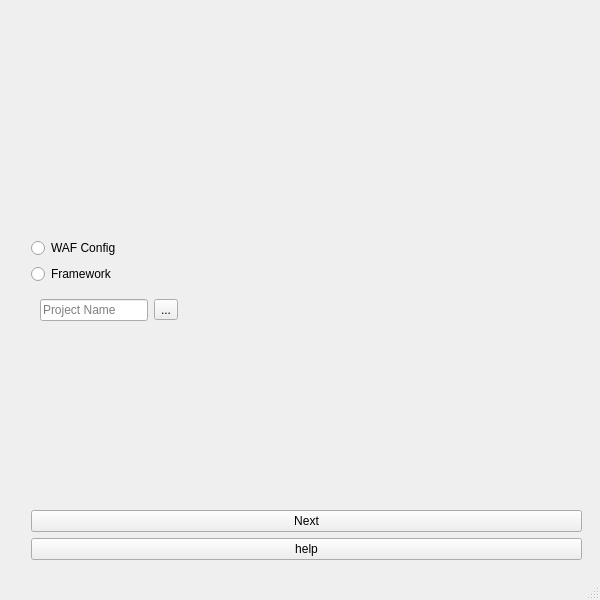
<?xml version="1.0" encoding="UTF-8"?>
<ui version="4.0">
 <class>MainWindow</class>
 <widget class="QMainWindow" name="MainWindow">
  <property name="geometry">
   <rect>
    <x>0</x>
    <y>0</y>
    <width>600</width>
    <height>600</height>
   </rect>
  </property>
  <property name="minimumSize">
   <size>
    <width>600</width>
    <height>600</height>
   </size>
  </property>
  <property name="maximumSize">
   <size>
    <width>600</width>
    <height>600</height>
   </size>
  </property>
  <property name="windowTitle">
   <string>Secuirty Tools</string>
  </property>
  <property name="windowIcon">
   <iconset>
    <normaloff>assets/hacker.png</normaloff>assets/hacker.png</iconset>
  </property>
  <property name="styleSheet">
   <string notr="true"/>
  </property>
  <property name="unifiedTitleAndToolBarOnMac">
   <bool>false</bool>
  </property>
  <widget class="QWidget" name="centralwidget">
   <layout class="QGridLayout" name="gridLayout_2">
    <item row="0" column="1">
     <widget class="QStackedWidget" name="stackedWidget">
      <property name="styleSheet">
       <string notr="true">font: 18pt &quot;Sakkal Majalla&quot;;</string>
      </property>
      <property name="frameShape">
       <enum>QFrame::NoFrame</enum>
      </property>
      <property name="frameShadow">
       <enum>QFrame::Plain</enum>
      </property>
      <property name="currentIndex">
       <number>0</number>
      </property>
      <widget class="QWidget" name="Home">
       <layout class="QGridLayout" name="gridLayout_14">
        <item row="0" column="0" colspan="2">
         <widget class="QLabel" name="label">
          <property name="text">
           <string/>
          </property>
          <property name="pixmap">
           <pixmap>assets/pentesting.png</pixmap>
          </property>
         </widget>
        </item>
        <item row="1" column="0" rowspan="5">
         <widget class="QLabel" name="label_2">
          <property name="text">
           <string/>
          </property>
          <property name="pixmap">
           <pixmap>assets/hacker.png</pixmap>
          </property>
         </widget>
        </item>
        <item row="1" column="1">
         <widget class="QRadioButton" name="WafRadio">
          <property name="cursor">
           <cursorShape>PointingHandCursor</cursorShape>
          </property>
          <property name="text">
           <string>WAF Config</string>
          </property>
          <property name="autoExclusive">
           <bool>true</bool>
          </property>
         </widget>
        </item>
        <item row="2" column="1">
         <widget class="QRadioButton" name="FrameRadio">
          <property name="cursor">
           <cursorShape>PointingHandCursor</cursorShape>
          </property>
          <property name="text">
           <string>Framework</string>
          </property>
          <property name="autoExclusive">
           <bool>true</bool>
          </property>
         </widget>
        </item>
        <item row="3" column="1">
         <widget class="QWidget" name="chooseProject" native="true">
          <layout class="QFormLayout" name="formLayout_3">
           <item row="0" column="0">
            <widget class="QLineEdit" name="projectName">
             <property name="placeholderText">
              <string>Project Name</string>
             </property>
            </widget>
           </item>
           <item row="0" column="1">
            <widget class="QToolButton" name="filebtn">
             <property name="cursor">
              <cursorShape>PointingHandCursor</cursorShape>
             </property>
             <property name="text">
              <string>...</string>
             </property>
             <property name="autoRaise">
              <bool>false</bool>
             </property>
            </widget>
           </item>
          </layout>
         </widget>
        </item>
        <item row="4" column="1">
         <widget class="QPushButton" name="WAFbtn">
          <property name="cursor">
           <cursorShape>PointingHandCursor</cursorShape>
          </property>
          <property name="text">
           <string>Next</string>
          </property>
         </widget>
        </item>
        <item row="5" column="1">
         <widget class="QPushButton" name="helpbtn">
          <property name="cursor">
           <cursorShape>PointingHandCursor</cursorShape>
          </property>
          <property name="text">
           <string>help</string>
          </property>
          <property name="autoDefault">
           <bool>false</bool>
          </property>
          <property name="default">
           <bool>false</bool>
          </property>
          <property name="flat">
           <bool>false</bool>
          </property>
         </widget>
        </item>
       </layout>
      </widget>
      <widget class="QWidget" name="WAF">
       <layout class="QGridLayout" name="gridLayout_15">
        <item row="0" column="0">
         <widget class="QLineEdit" name="Ip">
          <property name="text">
           <string/>
          </property>
          <property name="placeholderText">
           <string>Ip (198.168.1.1)</string>
          </property>
         </widget>
        </item>
        <item row="0" column="1">
         <widget class="QLineEdit" name="port">
          <property name="placeholderText">
           <string>Port (8080)</string>
          </property>
         </widget>
        </item>
        <item row="1" column="0">
         <widget class="QPushButton" name="BackHomebtn">
          <property name="cursor">
           <cursorShape>PointingHandCursor</cursorShape>
          </property>
          <property name="text">
           <string>Back</string>
          </property>
         </widget>
        </item>
        <item row="1" column="1">
         <widget class="QPushButton" name="Savebtn">
          <property name="cursor">
           <cursorShape>PointingHandCursor</cursorShape>
          </property>
          <property name="text">
           <string>Start</string>
          </property>
         </widget>
        </item>
       </layout>
      </widget>
      <widget class="QWidget" name="FrameWork">
       <layout class="QGridLayout" name="gridLayout">
        <item row="1" column="0">
         <widget class="QTabWidget" name="Tools">
          <property name="cursor">
           <cursorShape>PointingHandCursor</cursorShape>
          </property>
          <property name="tabPosition">
           <enum>QTabWidget::North</enum>
          </property>
          <property name="tabShape">
           <enum>QTabWidget::Rounded</enum>
          </property>
          <property name="currentIndex">
           <number>1</number>
          </property>
          <property name="documentMode">
           <bool>true</bool>
          </property>
          <property name="movable">
           <bool>true</bool>
          </property>
          <property name="tabBarAutoHide">
           <bool>true</bool>
          </property>
          <widget class="QWidget" name="recogn_tab">
           <attribute name="title">
            <string>Recon</string>
           </attribute>
           <layout class="QGridLayout" name="gridLayout_6">
            <item row="2" column="2">
             <widget class="QWidget" name="widget" native="true">
              <layout class="QGridLayout" name="gridLayout_3">
               <item row="0" column="0">
                <widget class="QPushButton" name="reconbtn">
                 <property name="cursor">
                  <cursorShape>PointingHandCursor</cursorShape>
                 </property>
                 <property name="text">
                  <string>Submit</string>
                 </property>
                </widget>
               </item>
              </layout>
             </widget>
            </item>
            <item row="2" column="0" colspan="2">
             <widget class="QWidget" name="widget_single_domain" native="true">
              <layout class="QGridLayout" name="gridLayout_4">
               <item row="0" column="0">
                <widget class="QLineEdit" name="target_line">
                 <property name="placeholderText">
                  <string>Enter Target (Ex: google.com)</string>
                 </property>
                </widget>
               </item>
               <item row="2" column="0">
                <widget class="QWidget" name="widget_list_domain" native="true">
                 <layout class="QFormLayout" name="formLayout_2">
                  <item row="0" column="0">
                   <widget class="QLabel" name="label_3">
                    <property name="text">
                     <string>Choose File</string>
                    </property>
                   </widget>
                  </item>
                  <item row="0" column="1">
                   <widget class="QToolButton" name="chooseFile">
                    <property name="cursor">
                     <cursorShape>PointingHandCursor</cursorShape>
                    </property>
                    <property name="text">
                     <string>...</string>
                    </property>
                   </widget>
                  </item>
                 </layout>
                </widget>
               </item>
              </layout>
             </widget>
            </item>
            <item row="0" column="0" colspan="3">
             <widget class="QGroupBox" name="groupBox">
              <property name="title">
               <string>Options</string>
              </property>
              <layout class="QGridLayout" name="gridLayout_5">
               <item row="0" column="0" colspan="2">
                <widget class="QCheckBox" name="Live_subdomain">
                 <property name="cursor">
                  <cursorShape>PointingHandCursor</cursorShape>
                 </property>
                 <property name="text">
                  <string>Live Subdomain</string>
                 </property>
                </widget>
               </item>
               <item row="1" column="0">
                <widget class="QCheckBox" name="Screenshot">
                 <property name="cursor">
                  <cursorShape>PointingHandCursor</cursorShape>
                 </property>
                 <property name="text">
                  <string>Screenshot</string>
                 </property>
                </widget>
               </item>
               <item row="1" column="1">
                <widget class="QCheckBox" name="Endpoint">
                 <property name="cursor">
                  <cursorShape>PointingHandCursor</cursorShape>
                 </property>
                 <property name="text">
                  <string>End points</string>
                 </property>
                </widget>
               </item>
               <item row="2" column="0">
                <widget class="QCheckBox" name="Js_files">
                 <property name="cursor">
                  <cursorShape>PointingHandCursor</cursorShape>
                 </property>
                 <property name="text">
                  <string>JS Files</string>
                 </property>
                </widget>
               </item>
               <item row="2" column="1">
                <widget class="QCheckBox" name="Parameter">
                 <property name="cursor">
                  <cursorShape>PointingHandCursor</cursorShape>
                 </property>
                 <property name="text">
                  <string>Parameter</string>
                 </property>
                </widget>
               </item>
              </layout>
             </widget>
            </item>
            <item row="1" column="1" colspan="2">
             <widget class="QRadioButton" name="listRadio">
              <property name="cursor">
               <cursorShape>PointingHandCursor</cursorShape>
              </property>
              <property name="text">
               <string>List of Domain</string>
              </property>
              <property name="checkable">
               <bool>true</bool>
              </property>
              <property name="autoRepeat">
               <bool>false</bool>
              </property>
              <property name="autoExclusive">
               <bool>true</bool>
              </property>
             </widget>
            </item>
            <item row="1" column="0">
             <widget class="QRadioButton" name="singleRadio">
              <property name="enabled">
               <bool>true</bool>
              </property>
              <property name="cursor">
               <cursorShape>PointingHandCursor</cursorShape>
              </property>
              <property name="text">
               <string>Single Domain</string>
              </property>
              <property name="checkable">
               <bool>true</bool>
              </property>
              <property name="checked">
               <bool>false</bool>
              </property>
              <property name="autoRepeat">
               <bool>false</bool>
              </property>
              <property name="autoExclusive">
               <bool>true</bool>
              </property>
             </widget>
            </item>
           </layout>
          </widget>
          <widget class="QWidget" name="attack_tab">
           <attribute name="title">
            <string>Attack</string>
           </attribute>
           <layout class="QGridLayout" name="gridLayout_7">
            <item row="3" column="0">
             <widget class="QPushButton" name="BackHomebtn_2">
              <property name="cursor">
               <cursorShape>PointingHandCursor</cursorShape>
              </property>
              <property name="text">
               <string>Back</string>
              </property>
             </widget>
            </item>
            <item row="0" column="0">
             <widget class="QTabWidget" name="tabWidget">
              <property name="cursor">
               <cursorShape>PointingHandCursor</cursorShape>
              </property>
              <property name="currentIndex">
               <number>1</number>
              </property>
              <widget class="QWidget" name="Directory">
               <attribute name="title">
                <string>Directory</string>
               </attribute>
               <layout class="QGridLayout" name="gridLayout_8">
                <item row="0" column="0">
                 <widget class="QLineEdit" name="URL_D">
                  <property name="placeholderText">
                   <string>Enter URL (https://google.com/)</string>
                  </property>
                 </widget>
                </item>
                <item row="0" column="1">
                 <widget class="QPushButton" name="start_D">
                  <property name="cursor">
                   <cursorShape>PointingHandCursor</cursorShape>
                  </property>
                  <property name="text">
                   <string>Submit</string>
                  </property>
                 </widget>
                </item>
                <item row="1" column="0">
                 <widget class="QComboBox" name="list_D">
                  <property name="cursor">
                   <cursorShape>PointingHandCursor</cursorShape>
                  </property>
                  <item>
                   <property name="text">
                    <string>Choose List</string>
                   </property>
                  </item>
                  <item>
                   <property name="text">
                    <string>Directories</string>
                   </property>
                  </item>
                  <item>
                   <property name="text">
                    <string>Php files</string>
                   </property>
                  </item>
                  <item>
                   <property name="text">
                    <string>JS files</string>
                   </property>
                  </item>
                  <item>
                   <property name="text">
                    <string>Asp.net files</string>
                   </property>
                  </item>
                  <item>
                   <property name="text">
                    <string>HTML files</string>
                   </property>
                  </item>
                  <item>
                   <property name="text">
                    <string>XML files</string>
                   </property>
                  </item>
                 </widget>
                </item>
                <item row="1" column="1">
                 <widget class="QWidget" name="widget_2" native="true">
                  <property name="maximumSize">
                   <size>
                    <width>16777215</width>
                    <height>398</height>
                   </size>
                  </property>
                  <layout class="QHBoxLayout" name="horizontalLayout">
                   <item>
                    <widget class="QLabel" name="label_4">
                     <property name="text">
                      <string>Choose File</string>
                     </property>
                    </widget>
                   </item>
                   <item>
                    <widget class="QToolButton" name="File_D">
                     <property name="cursor">
                      <cursorShape>PointingHandCursor</cursorShape>
                     </property>
                     <property name="text">
                      <string>...</string>
                     </property>
                    </widget>
                   </item>
                  </layout>
                 </widget>
                </item>
               </layout>
              </widget>
              <widget class="QWidget" name="Takeover">
               <attribute name="title">
                <string>Takeover</string>
               </attribute>
               <layout class="QHBoxLayout" name="horizontalLayout_3">
                <item>
                 <widget class="QLineEdit" name="takeover_url">
                  <property name="placeholderText">
                   <string>Enter Domain (google.com)</string>
                  </property>
                 </widget>
                </item>
                <item>
                 <widget class="QWidget" name="widget_3" native="true">
                  <layout class="QHBoxLayout" name="horizontalLayout_2">
                   <item>
                    <widget class="QLabel" name="label_5">
                     <property name="text">
                      <string>Choose File</string>
                     </property>
                    </widget>
                   </item>
                   <item>
                    <widget class="QToolButton" name="choose_take_over_file">
                     <property name="cursor">
                      <cursorShape>PointingHandCursor</cursorShape>
                     </property>
                     <property name="text">
                      <string>...</string>
                     </property>
                    </widget>
                   </item>
                  </layout>
                 </widget>
                </item>
                <item>
                 <widget class="QPushButton" name="takeover_btn">
                  <property name="cursor">
                   <cursorShape>PointingHandCursor</cursorShape>
                  </property>
                  <property name="text">
                   <string>Submit</string>
                  </property>
                 </widget>
                </item>
               </layout>
              </widget>
              <widget class="QWidget" name="tab">
               <attribute name="title">
                <string>SQL Injecation</string>
               </attribute>
               <layout class="QGridLayout" name="gridLayout_9">
                <item row="0" column="0">
                 <widget class="QLineEdit" name="sql_url">
                  <property name="placeholderText">
                   <string>Enter Domain (google.com)</string>
                  </property>
                 </widget>
                </item>
                <item row="0" column="1">
                 <widget class="QPushButton" name="attack_btn">
                  <property name="cursor">
                   <cursorShape>PointingHandCursor</cursorShape>
                  </property>
                  <property name="text">
                   <string>Attack</string>
                  </property>
                 </widget>
                </item>
                <item row="1" column="0" colspan="2">
                 <widget class="QGroupBox" name="groupBox_2">
                  <property name="title">
                   <string>Attacks</string>
                  </property>
                  <layout class="QGridLayout" name="gridLayout_12">
                   <item row="0" column="1">
                    <widget class="QPushButton" name="check_tbtn">
                     <property name="cursor">
                      <cursorShape>PointingHandCursor</cursorShape>
                     </property>
                     <property name="text">
                      <string>Check Tables</string>
                     </property>
                    </widget>
                   </item>
                   <item row="1" column="0">
                    <widget class="QComboBox" name="column_list">
                     <property name="cursor">
                      <cursorShape>PointingHandCursor</cursorShape>
                     </property>
                     <item>
                      <property name="text">
                       <string>Columns</string>
                      </property>
                     </item>
                    </widget>
                   </item>
                   <item row="1" column="1">
                    <widget class="QPushButton" name="check_cbtn">
                     <property name="cursor">
                      <cursorShape>PointingHandCursor</cursorShape>
                     </property>
                     <property name="text">
                      <string>Check Columns</string>
                     </property>
                    </widget>
                   </item>
                   <item row="0" column="0">
                    <widget class="QComboBox" name="table_list">
                     <property name="cursor">
                      <cursorShape>PointingHandCursor</cursorShape>
                     </property>
                     <item>
                      <property name="text">
                       <string>Tables</string>
                      </property>
                     </item>
                    </widget>
                   </item>
                  </layout>
                 </widget>
                </item>
                <item row="2" column="0" colspan="2">
                 <widget class="QGroupBox" name="groupBox_3">
                  <property name="title">
                   <string>Output</string>
                  </property>
                  <layout class="QGridLayout" name="gridLayout_13">
                   <item row="0" column="0">
                    <widget class="QListWidget" name="output_list"/>
                   </item>
                  </layout>
                 </widget>
                </item>
               </layout>
              </widget>
              <widget class="QWidget" name="tab_2">
               <attribute name="title">
                <string>LFI</string>
               </attribute>
               <layout class="QGridLayout" name="gridLayout_17">
                <item row="0" column="0">
                 <widget class="QLineEdit" name="LFI_URL">
                  <property name="placeholderText">
                   <string>Enter Domain (google.com)</string>
                  </property>
                 </widget>
                </item>
                <item row="0" column="1">
                 <widget class="QPushButton" name="LFI_btn">
                  <property name="cursor">
                   <cursorShape>PointingHandCursor</cursorShape>
                  </property>
                  <property name="text">
                   <string>Attack</string>
                  </property>
                 </widget>
                </item>
                <item row="1" column="0" colspan="2">
                 <widget class="QGroupBox" name="groupBox_4">
                  <property name="title">
                   <string>Payload</string>
                  </property>
                  <layout class="QVBoxLayout" name="verticalLayout_2">
                   <item>
                    <widget class="QListWidget" name="payload_list">
                     <property name="maximumSize">
                      <size>
                       <width>16777215</width>
                       <height>49</height>
                      </size>
                     </property>
                    </widget>
                   </item>
                  </layout>
                 </widget>
                </item>
                <item row="2" column="0" colspan="2">
                 <widget class="QGroupBox" name="groupBox_5">
                  <property name="title">
                   <string>Output</string>
                  </property>
                  <layout class="QGridLayout" name="gridLayout_16">
                   <item row="0" column="0">
                    <widget class="QListWidget" name="LFI_output_list"/>
                   </item>
                  </layout>
                 </widget>
                </item>
               </layout>
              </widget>
             </widget>
            </item>
           </layout>
          </widget>
         </widget>
        </item>
       </layout>
      </widget>
     </widget>
    </item>
   </layout>
  </widget>
  <widget class="QMenuBar" name="menubar">
   <property name="geometry">
    <rect>
     <x>0</x>
     <y>0</y>
     <width>600</width>
     <height>23</height>
    </rect>
   </property>
  </widget>
  <widget class="QStatusBar" name="statusbar"/>
 </widget>
 <resources>
  <include location="assets/features.qrc"/>
 </resources>
 <connections>
  <connection>
   <sender>FrameRadio</sender>
   <signal>clicked()</signal>
   <receiver>chooseProject</receiver>
   <slot>show()</slot>
   <hints>
    <hint type="sourcelabel">
     <x>324</x>
     <y>230</y>
    </hint>
    <hint type="destinationlabel">
     <x>323</x>
     <y>288</y>
    </hint>
   </hints>
  </connection>
  <connection>
   <sender>WafRadio</sender>
   <signal>clicked()</signal>
   <receiver>chooseProject</receiver>
   <slot>hide()</slot>
   <hints>
    <hint type="sourcelabel">
     <x>352</x>
     <y>180</y>
    </hint>
    <hint type="destinationlabel">
     <x>345</x>
     <y>300</y>
    </hint>
   </hints>
  </connection>
  <connection>
   <sender>singleRadio</sender>
   <signal>clicked()</signal>
   <receiver>target_line</receiver>
   <slot>show()</slot>
   <hints>
    <hint type="sourcelabel">
     <x>101</x>
     <y>280</y>
    </hint>
    <hint type="destinationlabel">
     <x>178</x>
     <y>333</y>
    </hint>
   </hints>
  </connection>
  <connection>
   <sender>listRadio</sender>
   <signal>clicked()</signal>
   <receiver>widget_list_domain</receiver>
   <slot>show()</slot>
   <hints>
    <hint type="sourcelabel">
     <x>321</x>
     <y>280</y>
    </hint>
    <hint type="destinationlabel">
     <x>312</x>
     <y>395</y>
    </hint>
   </hints>
  </connection>
  <connection>
   <sender>listRadio</sender>
   <signal>clicked()</signal>
   <receiver>widget_single_domain</receiver>
   <slot>show()</slot>
   <hints>
    <hint type="sourcelabel">
     <x>321</x>
     <y>280</y>
    </hint>
    <hint type="destinationlabel">
     <x>321</x>
     <y>404</y>
    </hint>
   </hints>
  </connection>
  <connection>
   <sender>singleRadio</sender>
   <signal>clicked()</signal>
   <receiver>widget_single_domain</receiver>
   <slot>show()</slot>
   <hints>
    <hint type="sourcelabel">
     <x>51</x>
     <y>280</y>
    </hint>
    <hint type="destinationlabel">
     <x>28</x>
     <y>294</y>
    </hint>
   </hints>
  </connection>
  <connection>
   <sender>singleRadio</sender>
   <signal>clicked()</signal>
   <receiver>widget_list_domain</receiver>
   <slot>hide()</slot>
   <hints>
    <hint type="sourcelabel">
     <x>119</x>
     <y>280</y>
    </hint>
    <hint type="destinationlabel">
     <x>57</x>
     <y>395</y>
    </hint>
   </hints>
  </connection>
  <connection>
   <sender>listRadio</sender>
   <signal>clicked()</signal>
   <receiver>target_line</receiver>
   <slot>hide()</slot>
   <hints>
    <hint type="sourcelabel">
     <x>321</x>
     <y>280</y>
    </hint>
    <hint type="destinationlabel">
     <x>291</x>
     <y>333</y>
    </hint>
   </hints>
  </connection>
  <connection>
   <sender>singleRadio</sender>
   <signal>pressed()</signal>
   <receiver>reconbtn</receiver>
   <slot>show()</slot>
   <hints>
    <hint type="sourcelabel">
     <x>130</x>
     <y>259</y>
    </hint>
    <hint type="destinationlabel">
     <x>421</x>
     <y>309</y>
    </hint>
   </hints>
  </connection>
  <connection>
   <sender>listRadio</sender>
   <signal>clicked()</signal>
   <receiver>reconbtn</receiver>
   <slot>show()</slot>
   <hints>
    <hint type="sourcelabel">
     <x>456</x>
     <y>263</y>
    </hint>
    <hint type="destinationlabel">
     <x>452</x>
     <y>310</y>
    </hint>
   </hints>
  </connection>
 </connections>
</ui>
